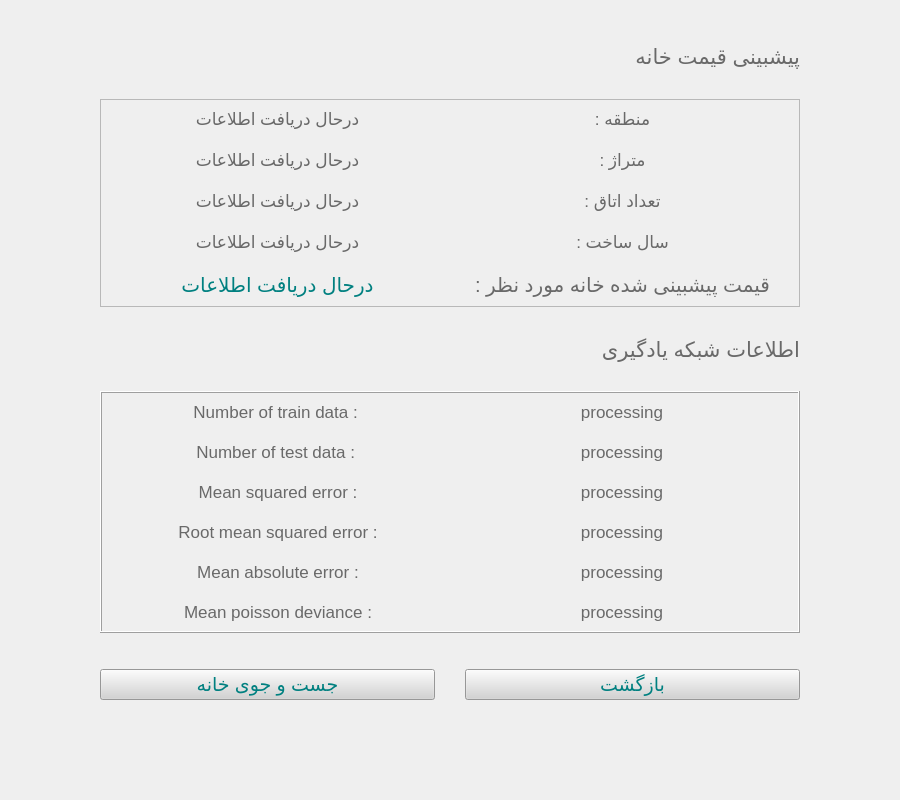
<?xml version="1.0" encoding="UTF-8"?>
<ui version="4.0">
 <class>PredictWindow</class>
 <widget class="QWidget" name="PredictWindow">
  <property name="geometry">
   <rect>
    <x>0</x>
    <y>0</y>
    <width>900</width>
    <height>800</height>
   </rect>
  </property>
  <property name="minimumSize">
   <size>
    <width>900</width>
    <height>800</height>
   </size>
  </property>
  <property name="windowTitle">
   <string>Form</string>
  </property>
  <layout class="QGridLayout" name="gridLayout_3">
   <property name="leftMargin">
    <number>100</number>
   </property>
   <property name="topMargin">
    <number>20</number>
   </property>
   <property name="rightMargin">
    <number>100</number>
   </property>
   <property name="bottomMargin">
    <number>100</number>
   </property>
   <item row="0" column="0">
    <layout class="QVBoxLayout" name="verticalLayout_5">
     <item>
      <widget class="QLabel" name="label_header">
       <property name="font">
        <font>
         <pointsize>16</pointsize>
        </font>
       </property>
       <property name="styleSheet">
        <string notr="true">color:dimgray;</string>
       </property>
       <property name="text">
        <string>پیشبینی قیمت خانه</string>
       </property>
      </widget>
     </item>
     <item>
      <widget class="QFrame" name="frame_predict_price">
       <property name="font">
        <font>
         <pointsize>13</pointsize>
        </font>
       </property>
       <property name="styleSheet">
        <string notr="true">color:dimgray;</string>
       </property>
       <property name="frameShape">
        <enum>QFrame::StyledPanel</enum>
       </property>
       <property name="frameShadow">
        <enum>QFrame::Raised</enum>
       </property>
       <layout class="QGridLayout" name="gridLayout">
        <item row="0" column="0">
         <layout class="QHBoxLayout" name="horizontalLayout">
          <property name="spacing">
           <number>10</number>
          </property>
          <item>
           <layout class="QVBoxLayout" name="verticalLayout">
            <property name="spacing">
             <number>20</number>
            </property>
            <property name="leftMargin">
             <number>0</number>
            </property>
            <item>
             <widget class="QLabel" name="label_zone_value">
              <property name="font">
               <font>
                <pointsize>13</pointsize>
               </font>
              </property>
              <property name="styleSheet">
               <string notr="true">color:dimgray;</string>
              </property>
              <property name="text">
               <string>درحال دریافت اطلاعات</string>
              </property>
              <property name="alignment">
               <set>Qt::AlignCenter</set>
              </property>
              <property name="margin">
               <number>0</number>
              </property>
              <property name="indent">
               <number>0</number>
              </property>
             </widget>
            </item>
            <item>
             <widget class="QLabel" name="label_meter_value">
              <property name="font">
               <font>
                <pointsize>13</pointsize>
               </font>
              </property>
              <property name="styleSheet">
               <string notr="true">color:dimgray;</string>
              </property>
              <property name="text">
               <string>درحال دریافت اطلاعات</string>
              </property>
              <property name="alignment">
               <set>Qt::AlignCenter</set>
              </property>
              <property name="margin">
               <number>0</number>
              </property>
              <property name="indent">
               <number>0</number>
              </property>
             </widget>
            </item>
            <item>
             <widget class="QLabel" name="label_bedroom_value">
              <property name="font">
               <font>
                <pointsize>13</pointsize>
               </font>
              </property>
              <property name="styleSheet">
               <string notr="true">color:dimgray;</string>
              </property>
              <property name="text">
               <string>درحال دریافت اطلاعات</string>
              </property>
              <property name="alignment">
               <set>Qt::AlignCenter</set>
              </property>
              <property name="margin">
               <number>0</number>
              </property>
              <property name="indent">
               <number>0</number>
              </property>
             </widget>
            </item>
            <item>
             <widget class="QLabel" name="label_year_value">
              <property name="font">
               <font>
                <pointsize>13</pointsize>
               </font>
              </property>
              <property name="styleSheet">
               <string notr="true">color:dimgray;</string>
              </property>
              <property name="text">
               <string>درحال دریافت اطلاعات</string>
              </property>
              <property name="alignment">
               <set>Qt::AlignCenter</set>
              </property>
              <property name="margin">
               <number>0</number>
              </property>
              <property name="indent">
               <number>0</number>
              </property>
             </widget>
            </item>
            <item>
             <widget class="QLabel" name="label_predict_price_value">
              <property name="font">
               <font>
                <pointsize>15</pointsize>
               </font>
              </property>
              <property name="styleSheet">
               <string notr="true">color:teal;</string>
              </property>
              <property name="text">
               <string>درحال دریافت اطلاعات</string>
              </property>
              <property name="alignment">
               <set>Qt::AlignCenter</set>
              </property>
              <property name="margin">
               <number>0</number>
              </property>
              <property name="indent">
               <number>0</number>
              </property>
             </widget>
            </item>
           </layout>
          </item>
          <item>
           <layout class="QVBoxLayout" name="verticalLayout_2">
            <property name="spacing">
             <number>20</number>
            </property>
            <property name="leftMargin">
             <number>0</number>
            </property>
            <item>
             <widget class="QLabel" name="label_zone">
              <property name="font">
               <font>
                <pointsize>13</pointsize>
               </font>
              </property>
              <property name="styleSheet">
               <string notr="true">color:dimgray;</string>
              </property>
              <property name="text">
               <string>منطقه :</string>
              </property>
              <property name="alignment">
               <set>Qt::AlignCenter</set>
              </property>
              <property name="margin">
               <number>0</number>
              </property>
              <property name="indent">
               <number>0</number>
              </property>
             </widget>
            </item>
            <item>
             <widget class="QLabel" name="label_meter">
              <property name="font">
               <font>
                <pointsize>13</pointsize>
               </font>
              </property>
              <property name="styleSheet">
               <string notr="true">color:dimgray;</string>
              </property>
              <property name="text">
               <string>متراژ :</string>
              </property>
              <property name="alignment">
               <set>Qt::AlignCenter</set>
              </property>
              <property name="margin">
               <number>0</number>
              </property>
              <property name="indent">
               <number>0</number>
              </property>
             </widget>
            </item>
            <item>
             <widget class="QLabel" name="label_bedroom">
              <property name="font">
               <font>
                <pointsize>13</pointsize>
               </font>
              </property>
              <property name="styleSheet">
               <string notr="true">color:dimgray;</string>
              </property>
              <property name="text">
               <string>تعداد اتاق :</string>
              </property>
              <property name="alignment">
               <set>Qt::AlignCenter</set>
              </property>
              <property name="margin">
               <number>0</number>
              </property>
              <property name="indent">
               <number>0</number>
              </property>
             </widget>
            </item>
            <item>
             <widget class="QLabel" name="label_year">
              <property name="font">
               <font>
                <pointsize>13</pointsize>
               </font>
              </property>
              <property name="styleSheet">
               <string notr="true">color:dimgray;</string>
              </property>
              <property name="text">
               <string>سال ساخت :</string>
              </property>
              <property name="alignment">
               <set>Qt::AlignCenter</set>
              </property>
              <property name="margin">
               <number>0</number>
              </property>
              <property name="indent">
               <number>0</number>
              </property>
             </widget>
            </item>
            <item>
             <widget class="QLabel" name="label_predict_price">
              <property name="font">
               <font>
                <pointsize>15</pointsize>
               </font>
              </property>
              <property name="styleSheet">
               <string notr="true">color:dimgray;</string>
              </property>
              <property name="text">
               <string>قیمت پیشبینی شده خانه مورد نظر :</string>
              </property>
              <property name="alignment">
               <set>Qt::AlignCenter</set>
              </property>
              <property name="margin">
               <number>0</number>
              </property>
              <property name="indent">
               <number>0</number>
              </property>
             </widget>
            </item>
           </layout>
          </item>
         </layout>
        </item>
       </layout>
      </widget>
     </item>
     <item>
      <widget class="QLabel" name="label_network_information">
       <property name="font">
        <font>
         <pointsize>16</pointsize>
        </font>
       </property>
       <property name="styleSheet">
        <string notr="true">color:dimgray;</string>
       </property>
       <property name="text">
        <string>اطلاعات شبکه یادگیری</string>
       </property>
      </widget>
     </item>
     <item>
      <widget class="QFrame" name="frame_network_information">
       <property name="font">
        <font>
         <pointsize>10</pointsize>
        </font>
       </property>
       <property name="frameShape">
        <enum>QFrame::Box</enum>
       </property>
       <property name="frameShadow">
        <enum>QFrame::Raised</enum>
       </property>
       <property name="lineWidth">
        <number>1</number>
       </property>
       <property name="midLineWidth">
        <number>0</number>
       </property>
       <layout class="QGridLayout" name="gridLayout_2">
        <item row="0" column="0">
         <layout class="QHBoxLayout" name="horizontalLayout_2">
          <property name="spacing">
           <number>10</number>
          </property>
          <item>
           <layout class="QVBoxLayout" name="verticalLayout_3">
            <property name="spacing">
             <number>20</number>
            </property>
            <property name="leftMargin">
             <number>0</number>
            </property>
            <item>
             <widget class="QLabel" name="label_train_data_number">
              <property name="font">
               <font>
                <pointsize>13</pointsize>
               </font>
              </property>
              <property name="styleSheet">
               <string notr="true">color:dimgray;</string>
              </property>
              <property name="text">
               <string>Number of train data : </string>
              </property>
              <property name="scaledContents">
               <bool>false</bool>
              </property>
              <property name="alignment">
               <set>Qt::AlignCenter</set>
              </property>
              <property name="wordWrap">
               <bool>false</bool>
              </property>
              <property name="margin">
               <number>0</number>
              </property>
              <property name="indent">
               <number>0</number>
              </property>
             </widget>
            </item>
            <item>
             <widget class="QLabel" name="label_test_data_number">
              <property name="font">
               <font>
                <pointsize>13</pointsize>
               </font>
              </property>
              <property name="styleSheet">
               <string notr="true">color:dimgray;</string>
              </property>
              <property name="text">
               <string>Number of test data : </string>
              </property>
              <property name="scaledContents">
               <bool>false</bool>
              </property>
              <property name="alignment">
               <set>Qt::AlignCenter</set>
              </property>
              <property name="wordWrap">
               <bool>false</bool>
              </property>
              <property name="margin">
               <number>0</number>
              </property>
              <property name="indent">
               <number>0</number>
              </property>
             </widget>
            </item>
            <item>
             <widget class="QLabel" name="label_mse">
              <property name="font">
               <font>
                <pointsize>13</pointsize>
               </font>
              </property>
              <property name="styleSheet">
               <string notr="true">color:dimgray;</string>
              </property>
              <property name="text">
               <string>Mean squared error :</string>
              </property>
              <property name="scaledContents">
               <bool>false</bool>
              </property>
              <property name="alignment">
               <set>Qt::AlignCenter</set>
              </property>
              <property name="wordWrap">
               <bool>false</bool>
              </property>
              <property name="margin">
               <number>0</number>
              </property>
              <property name="indent">
               <number>0</number>
              </property>
             </widget>
            </item>
            <item>
             <widget class="QLabel" name="label_rmse">
              <property name="font">
               <font>
                <pointsize>13</pointsize>
               </font>
              </property>
              <property name="styleSheet">
               <string notr="true">color:dimgray;</string>
              </property>
              <property name="text">
               <string>Root mean squared error :</string>
              </property>
              <property name="scaledContents">
               <bool>false</bool>
              </property>
              <property name="alignment">
               <set>Qt::AlignCenter</set>
              </property>
              <property name="wordWrap">
               <bool>false</bool>
              </property>
              <property name="margin">
               <number>0</number>
              </property>
              <property name="indent">
               <number>0</number>
              </property>
             </widget>
            </item>
            <item>
             <widget class="QLabel" name="label_mae">
              <property name="font">
               <font>
                <pointsize>13</pointsize>
               </font>
              </property>
              <property name="styleSheet">
               <string notr="true">color:dimgray;</string>
              </property>
              <property name="text">
               <string>Mean absolute error :</string>
              </property>
              <property name="scaledContents">
               <bool>false</bool>
              </property>
              <property name="alignment">
               <set>Qt::AlignCenter</set>
              </property>
              <property name="wordWrap">
               <bool>false</bool>
              </property>
              <property name="margin">
               <number>0</number>
              </property>
              <property name="indent">
               <number>0</number>
              </property>
             </widget>
            </item>
            <item>
             <widget class="QLabel" name="label_mpd">
              <property name="font">
               <font>
                <pointsize>13</pointsize>
               </font>
              </property>
              <property name="styleSheet">
               <string notr="true">color:dimgray;</string>
              </property>
              <property name="text">
               <string>Mean poisson deviance :</string>
              </property>
              <property name="scaledContents">
               <bool>false</bool>
              </property>
              <property name="alignment">
               <set>Qt::AlignCenter</set>
              </property>
              <property name="wordWrap">
               <bool>false</bool>
              </property>
              <property name="margin">
               <number>0</number>
              </property>
              <property name="indent">
               <number>0</number>
              </property>
             </widget>
            </item>
           </layout>
          </item>
          <item>
           <layout class="QVBoxLayout" name="verticalLayout_4">
            <property name="spacing">
             <number>20</number>
            </property>
            <property name="leftMargin">
             <number>0</number>
            </property>
            <item>
             <widget class="QLabel" name="label_train_data_number_value">
              <property name="font">
               <font>
                <pointsize>13</pointsize>
               </font>
              </property>
              <property name="styleSheet">
               <string notr="true">color:dimgray;</string>
              </property>
              <property name="text">
               <string>processing</string>
              </property>
              <property name="scaledContents">
               <bool>false</bool>
              </property>
              <property name="alignment">
               <set>Qt::AlignCenter</set>
              </property>
              <property name="wordWrap">
               <bool>false</bool>
              </property>
              <property name="margin">
               <number>0</number>
              </property>
              <property name="indent">
               <number>0</number>
              </property>
             </widget>
            </item>
            <item>
             <widget class="QLabel" name="label_test_data_number_value">
              <property name="font">
               <font>
                <pointsize>13</pointsize>
               </font>
              </property>
              <property name="styleSheet">
               <string notr="true">color:dimgray;</string>
              </property>
              <property name="text">
               <string>processing</string>
              </property>
              <property name="scaledContents">
               <bool>false</bool>
              </property>
              <property name="alignment">
               <set>Qt::AlignCenter</set>
              </property>
              <property name="wordWrap">
               <bool>false</bool>
              </property>
              <property name="margin">
               <number>0</number>
              </property>
              <property name="indent">
               <number>0</number>
              </property>
             </widget>
            </item>
            <item>
             <widget class="QLabel" name="label_mse_value">
              <property name="font">
               <font>
                <pointsize>13</pointsize>
               </font>
              </property>
              <property name="styleSheet">
               <string notr="true">color:dimgray;</string>
              </property>
              <property name="text">
               <string>processing</string>
              </property>
              <property name="scaledContents">
               <bool>false</bool>
              </property>
              <property name="alignment">
               <set>Qt::AlignCenter</set>
              </property>
              <property name="wordWrap">
               <bool>false</bool>
              </property>
              <property name="margin">
               <number>0</number>
              </property>
              <property name="indent">
               <number>0</number>
              </property>
             </widget>
            </item>
            <item>
             <widget class="QLabel" name="label_rmse_value">
              <property name="font">
               <font>
                <pointsize>13</pointsize>
               </font>
              </property>
              <property name="styleSheet">
               <string notr="true">color:dimgray;</string>
              </property>
              <property name="text">
               <string>processing</string>
              </property>
              <property name="scaledContents">
               <bool>false</bool>
              </property>
              <property name="alignment">
               <set>Qt::AlignCenter</set>
              </property>
              <property name="wordWrap">
               <bool>false</bool>
              </property>
              <property name="margin">
               <number>0</number>
              </property>
              <property name="indent">
               <number>0</number>
              </property>
             </widget>
            </item>
            <item>
             <widget class="QLabel" name="label_mae_value">
              <property name="font">
               <font>
                <pointsize>13</pointsize>
               </font>
              </property>
              <property name="styleSheet">
               <string notr="true">color:dimgray;</string>
              </property>
              <property name="text">
               <string>processing</string>
              </property>
              <property name="scaledContents">
               <bool>false</bool>
              </property>
              <property name="alignment">
               <set>Qt::AlignCenter</set>
              </property>
              <property name="wordWrap">
               <bool>false</bool>
              </property>
              <property name="margin">
               <number>0</number>
              </property>
              <property name="indent">
               <number>0</number>
              </property>
             </widget>
            </item>
            <item>
             <widget class="QLabel" name="label_mpd_value">
              <property name="font">
               <font>
                <pointsize>13</pointsize>
               </font>
              </property>
              <property name="styleSheet">
               <string notr="true">color:dimgray;</string>
              </property>
              <property name="text">
               <string>processing</string>
              </property>
              <property name="scaledContents">
               <bool>false</bool>
              </property>
              <property name="alignment">
               <set>Qt::AlignCenter</set>
              </property>
              <property name="wordWrap">
               <bool>false</bool>
              </property>
              <property name="margin">
               <number>0</number>
              </property>
              <property name="indent">
               <number>0</number>
              </property>
             </widget>
            </item>
           </layout>
          </item>
         </layout>
        </item>
       </layout>
      </widget>
     </item>
     <item>
      <layout class="QHBoxLayout" name="horizontal_layout_buttons">
       <property name="spacing">
        <number>30</number>
       </property>
       <property name="topMargin">
        <number>30</number>
       </property>
       <item>
        <widget class="QPushButton" name="button_search_house">
         <property name="font">
          <font>
           <pointsize>14</pointsize>
          </font>
         </property>
         <property name="styleSheet">
          <string notr="true">color:teal;
background-color:lightgray;
</string>
         </property>
         <property name="text">
          <string>جست و جوی خانه</string>
         </property>
        </widget>
       </item>
       <item>
        <widget class="QPushButton" name="button_back">
         <property name="font">
          <font>
           <pointsize>14</pointsize>
          </font>
         </property>
         <property name="styleSheet">
          <string notr="true">color:teal;
background-color:lightgray;
</string>
         </property>
         <property name="text">
          <string>بازگشت</string>
         </property>
        </widget>
       </item>
      </layout>
     </item>
    </layout>
   </item>
  </layout>
 </widget>
 <resources/>
 <connections/>
</ui>
